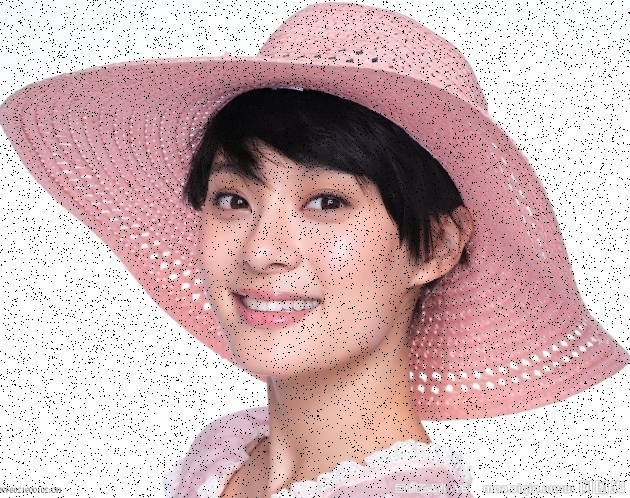
#> input picture ch05/吴震/sljy.jpg, 630 x 498 px, found by its file name
$ python filter3.py
#> lines starting #> are read from the running program, lines starting #| are printed output that depends on the picture
import cv2


def bubbleSort(list):
    n = len(list)

    # 遍历所有数组元素
    for i in range(n):

        # Last i elements are already in place
        for j in range(0, n - i - 1):

            if list[j] > list[j + 1]:
                list[j], list[j + 1] = list[j + 1], list[j]

def main():
    #读取文件
    img = cv2.imread("sljy.jpg",0)
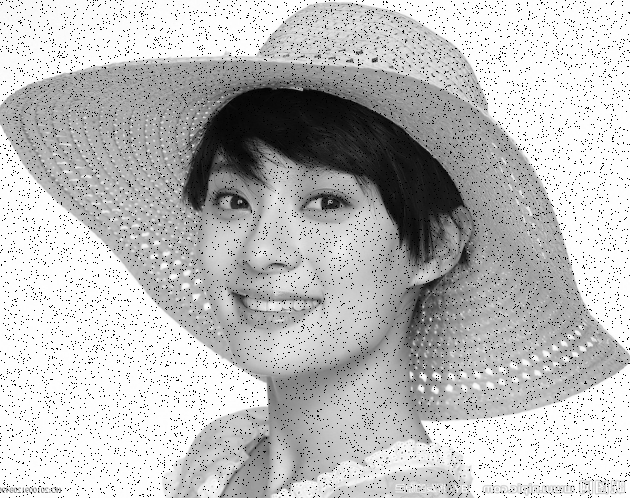
#> img: shape (498, 630); min 0, max 255, mean 189.5
    cv2.imshow('img',img)
    #获取图片行数
    w = img.shape[0]
#> w = 498
    #获取图片列数
    h = img.shape[1]
#> h = 630
    for i in range(w-1):

        for j in range(h-1):
          np=[img[i - 1, j - 1],img[i - 1, j],img[i - 1, j + 1],img[i, j - 1],img[i, j],img[i, j + 1],img[i + 1, j - 1],img[i + 1, j],img[i + 1, j + 1]]
          bubbleSort(np)
          img[i,j]=np[4]
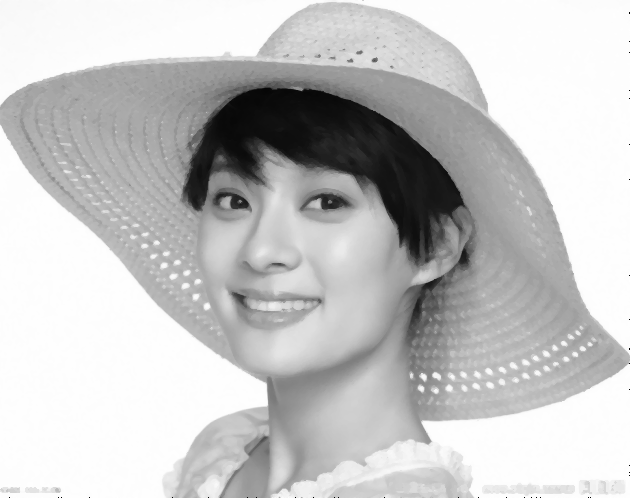
#> img: shape (498, 630); min 0, max 255, mean 196.8
    cv2.imshow('dst',img)
    cv2.waitKey()

if __name__ == '__main__':
    main()

$ run again, with ch05/吴震/sl.jpg copied over ch05/吴震/sljy.jpg
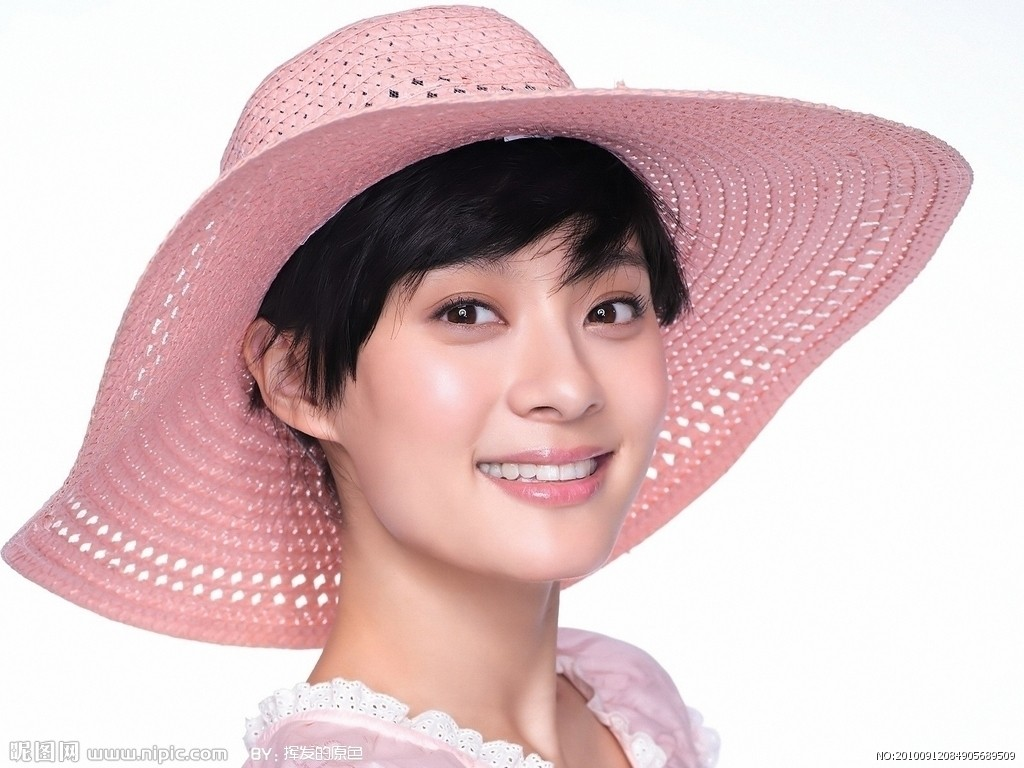
#> input picture ch05/吴震/sl.jpg, 1024 x 768 px, found by its file name
#> in main, `img = cv2.imread("sljy.jpg",0)`:
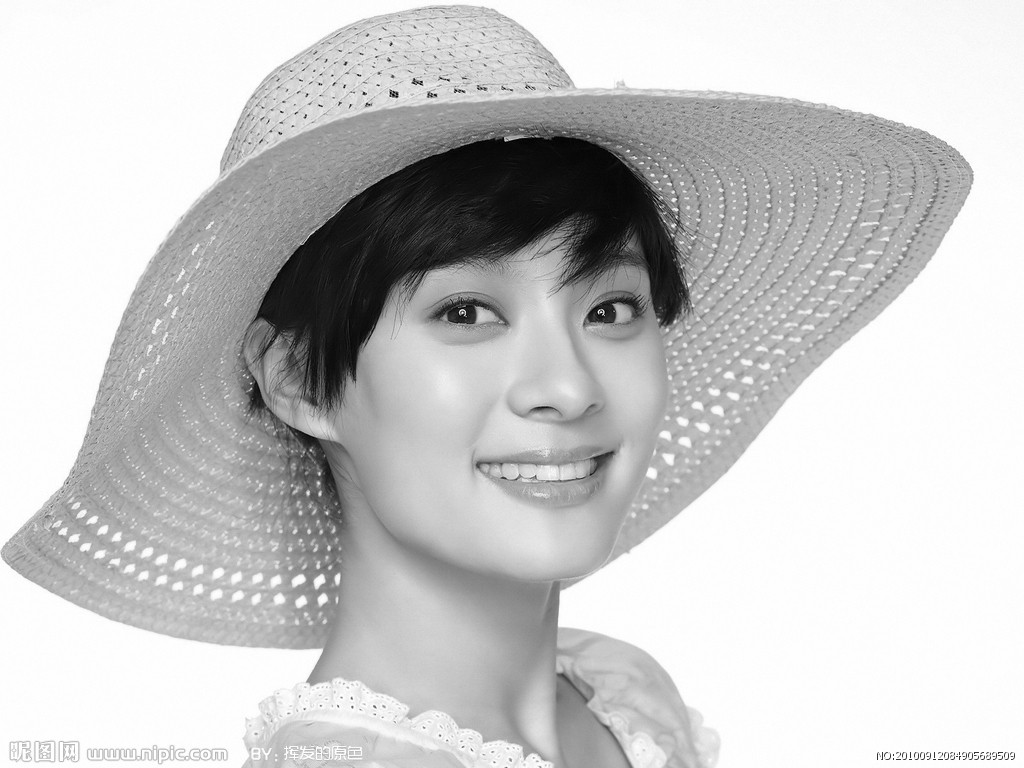
#> img: shape (768, 1024); min 0, max 255, mean 200.2
